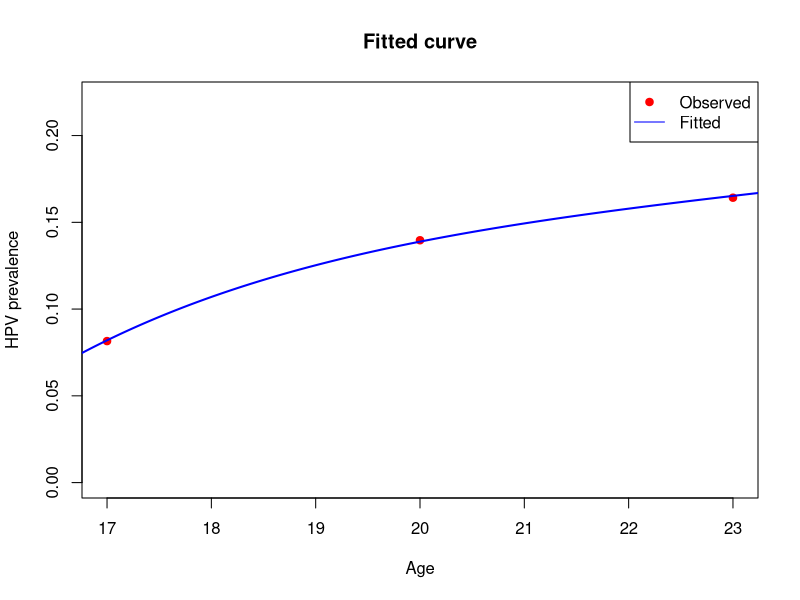

Write the R code that produced this figure.
x <- c(17, 20, 23)               
n_total <- c(1128, 1704, 1212)      
y_infected <- c(92, 238, 199)  

x0 <- 15                            
n_power <- 2                         
f_model <- function(x, A, B, C) {
  d <- x - x0
  B + (A * d^n_power - B) * exp(-C * d)
}

neg_log_likelihood <- function(par) {
  A <- par[1]
  B <- par[2]
  C <- par[3]
  
  p <- f_model(x, A, B, C)
  p <- pmax(pmin(p, 1 - 1e-6), 1e-6)  
  
  -sum(y_infected * log(p) + (n_total - y_infected) * log(1 - p))
}

result <- optim(
  par = c(0.01, 0.1, 0.1),       
  fn = neg_log_likelihood,      
  method = "BFGS"
)




curve_x <- seq(16, 24, length.out = 200)
fitted_p <- f_model(curve_x, result$par[1], result$par[2], result$par[3])

plot(x, y_infected / n_total, col = "red", pch = 19,
     ylim = c(0, max(y_infected / n_total, fitted_p) + 0.05),
     xlab = "Age", ylab = "HPV prevalence",
     main = "Fitted curve")
lines(curve_x, fitted_p, col = "blue", lwd = 2)
legend("topright", legend = c("Observed", "Fitted"),
       col = c("red", "blue"), pch = c(19, NA), lty = c(NA, 1))
